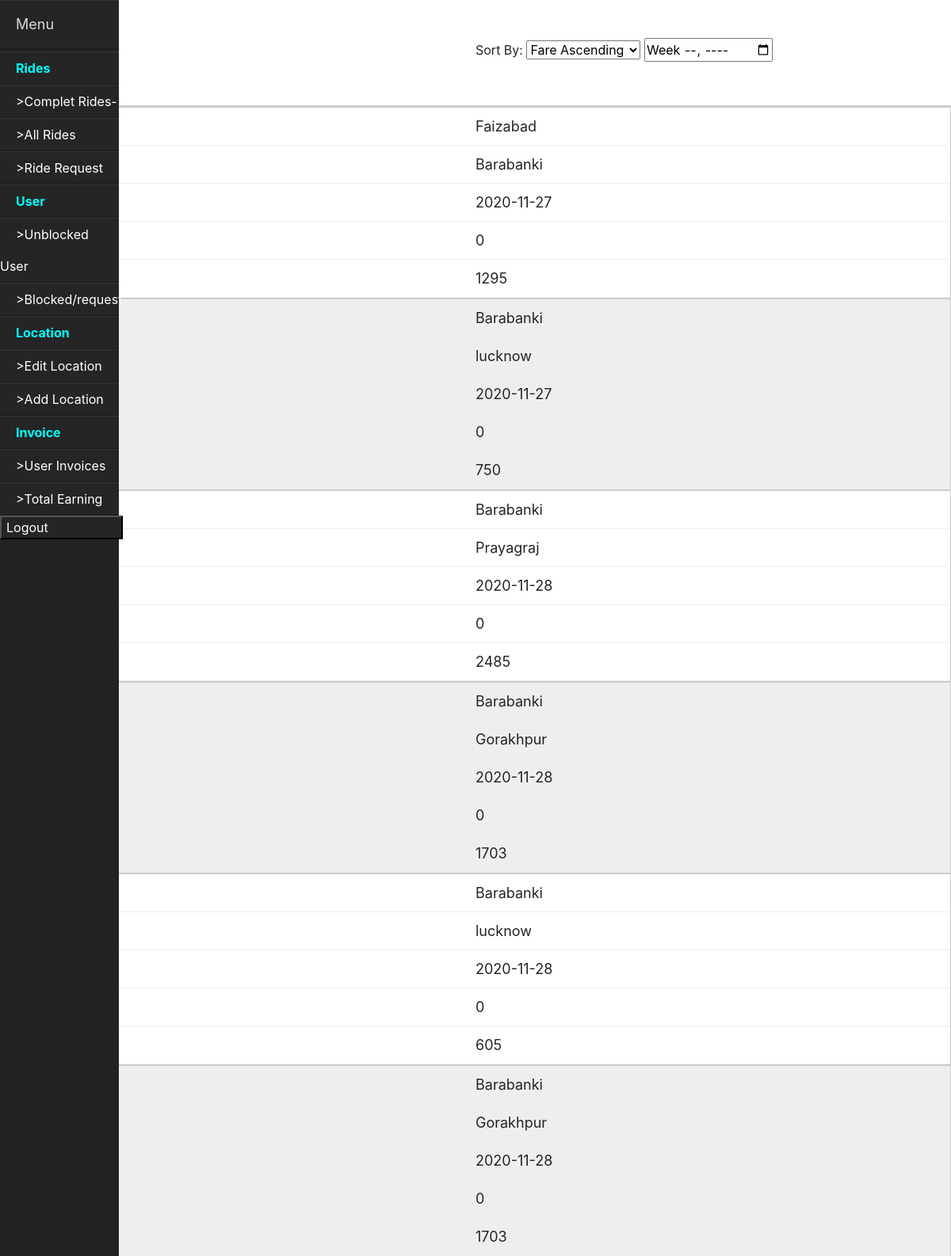
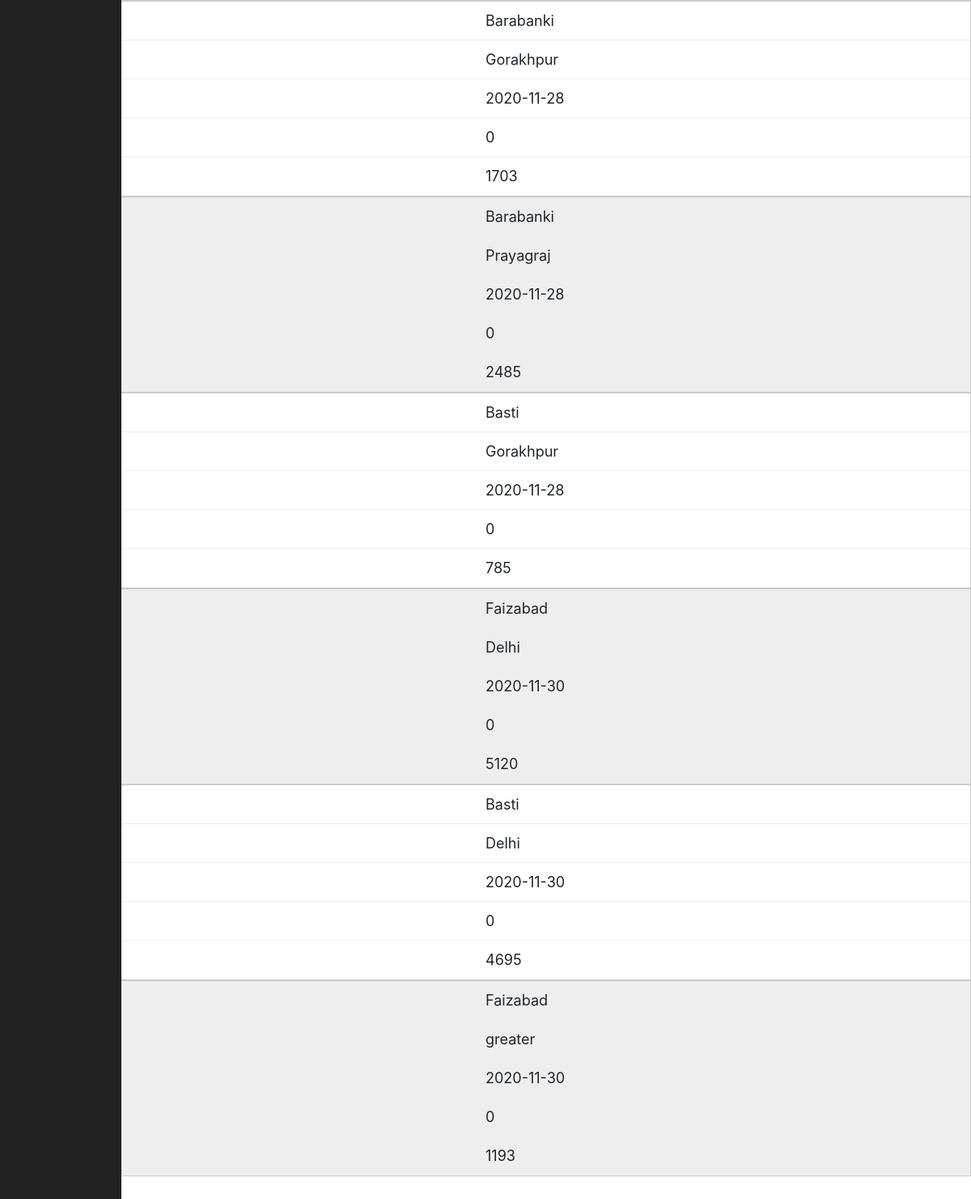
/admin/allrides.php (signed in), run on the app's committed database (2 pictures, top to bottom).
### tables this page shows
CREATE TABLE `tbl_ride` (
  `ride_id` int(11) NOT NULL,
  `ride_date` date NOT NULL,
  `from_location` varchar(255) NOT NULL,
  `to_location` varchar(255) NOT NULL,
  `total_distance` varchar(255) NOT NULL,
  `luggage` varchar(255) NOT NULL,
  `total_fare` varchar(255) NOT NULL,
  `statuss` int(11) NOT NULL,
  `customer_user_id` varchar(255) NOT NULL
);

### admin/request.php (called while the page is built, shortened)
<?php
    class request{
        var $host="localhost";
        var $user="root";
        var $pass="";
        var $db="cedcabs";
        public $conn;
        public function __construct()
        {
            $this->conn=mysqli_connect($this->host,$this->user,$this->pass,$this->db);
        }
    public function allrides(){
        $array=[];
        $sql=mysqli_query($this->conn,"SELECT * FROM tbl_ride");
        while($row=mysqli_fetch_assoc($sql)){
            array_push($array,$row);
        }
        return $array;
    }
}
?>

### admin/allrides.php (the view, shortened to what this page needs)
<?php
    include_once './request.php';
    include './sidebar.php';
    $allride=new request();
?>
<!DOCTYPE html>
<html lang="en">
<head>
    <link rel="stylesheet" href="../assets/fetchuser1.css">
</head>
<body>
    <label for="Sorting" style="margin-left:600px;margin-top:50px;">Sort By:</label>
    <select name="sort by" id="sort">
        <option value="fare_asc">Fare Ascending</option>
    </select>
    <input type="week" id="week">
    <table>
        <tbody id="show">
            <tr>
                <?php
         $ride=$allride->allrides();
        foreach($ride as $key=>$value){
          echo "<tr><td>".$value["from_location"]."</td><td>".$value["to_location"]."</td><td>".$value["ride_date"]."</td><td>".$value["luggage"]."</td><td>".$value["total_fare"]."</td></tr>";
        }
        ?>
            </tr>
        </tbody>
    </table>
</body>
</html>

### assets/fetchuser1.css (style rules this page uses)
table { width: 750px; border-collapse: collapse; margin: 50px auto; }
tr:nth-of-type(odd) { background: #eee; }
td, th { padding: 10px; border: 1px solid #ccc; text-align: left; font-size: 18px; }
@media only screen and (max-width: 760px),
(min-device-width: 768px) and (max-device-width: 1024px) { table { width: 100%; } }
@media only screen and (max-width: 760px),
(min-device-width: 768px) and (max-device-width: 1024px) { table, thead, tbody, th, td, tr { display: block; } }
@media only screen and (max-width: 760px),
(min-device-width: 768px) and (max-device-width: 1024px) { tr { border: 1px solid #ccc; } }
@media only screen and (max-width: 760px),
(min-device-width: 768px) and (max-device-width: 1024px) { td { border: none; border-bottom: 1px solid #eee; position: relative; padding-left: 50%; } }
@media only screen and (max-width: 760px),
(min-device-width: 768px) and (max-device-width: 1024px) { td:before { position: absolute; top: 6px; left: 6px; width: 45%; padding-right: 10px; white-space: nowrap; content: attr(data-column); color: #000; font-weight: bold; } }

### data on the page
tbl_ride: from_location "Faizabad", to_location "Barabanki", ride_date "2020-11-27", luggage "0", total_fare "1295"
tbl_ride: from_location "Barabanki", to_location "lucknow", ride_date "2020-11-27", luggage "0", total_fare "750"
tbl_ride: from_location "Barabanki", to_location "Prayagraj", ride_date "2020-11-28", luggage "0", total_fare "2485"
tbl_ride: from_location "Barabanki", to_location "Gorakhpur", ride_date "2020-11-28", luggage "0", total_fare "1703"
tbl_ride: from_location "Barabanki", to_location "lucknow", ride_date "2020-11-28", luggage "0", total_fare "605"
tbl_ride: from_location "Barabanki", to_location "Gorakhpur", ride_date "2020-11-28", luggage "0", total_fare "1703"
tbl_ride: from_location "Barabanki", to_location "Gorakhpur", ride_date "2020-11-28", luggage "0", total_fare "1703"
tbl_ride: from_location "Barabanki", to_location "Prayagraj", ride_date "2020-11-28", luggage "0", total_fare "2485"
tbl_ride: from_location "Basti", to_location "Gorakhpur", ride_date "2020-11-28", luggage "0", total_fare "785"
tbl_ride: from_location "Faizabad", to_location "Delhi", ride_date "2020-11-30", luggage "0", total_fare "5120"
tbl_ride: from_location "Basti", to_location "Delhi", ride_date "2020-11-30", luggage "0", total_fare "4695"
tbl_ride: from_location "Faizabad", to_location "greater", ride_date "2020-11-30", luggage "0", total_fare "1193"
